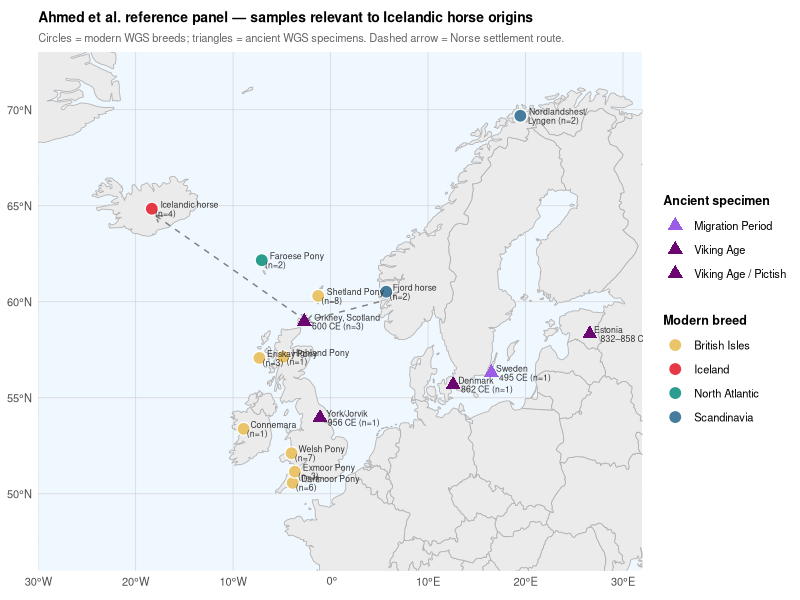
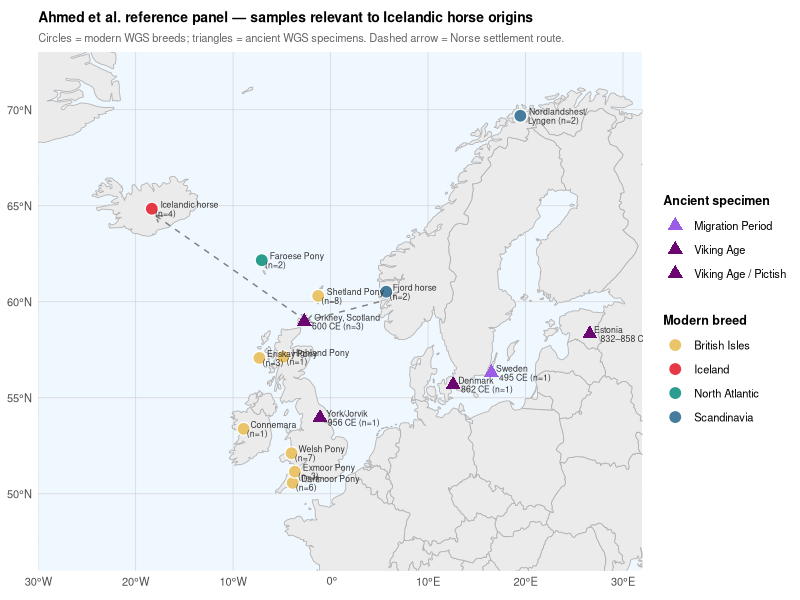
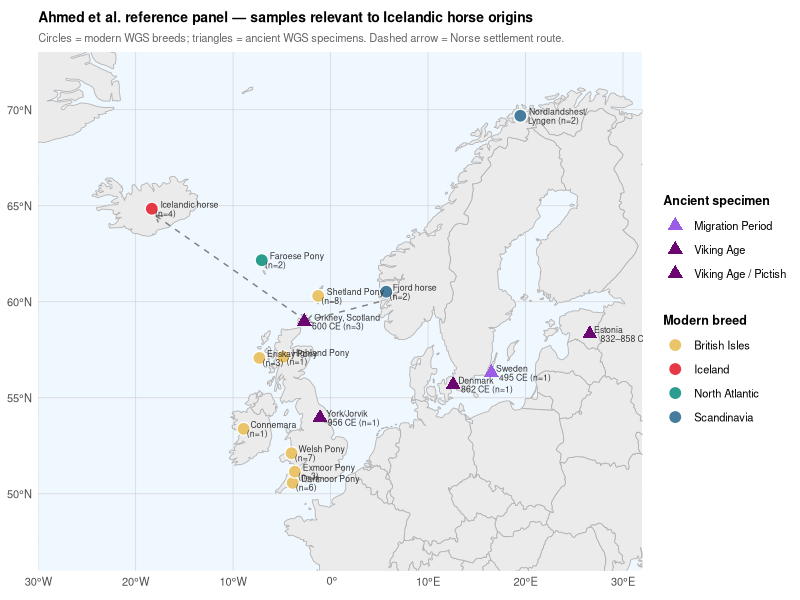

The R source for these figures, in order:
# Map of Ahmed et al. reference panel — samples relevant to Icelandic horse origins
# Modern breeds (circles) and ancient whole-genome specimens (triangles)
# Note: in horse_info_tbl_grp_colors.txt, column "long" = latitude, "lat" = longitude (swapped)

library(ggplot2)
library(rnaturalearth)
library(rnaturalearthdata)
library(sf)
library(dplyr)

# ── Modern breeds ────────────────────────────────────────────────────────────
modern <- data.frame(
  label     = c("Icelandic horse\n(n=4)", "Nordlandshest/\nLyngen (n=2)",
                "Fjord horse\n(n=2)", "Faroese Pony\n(n=2)",
                "Shetland Pony\n(n=8)", "Dartmoor Pony\n(n=6)",
                "Exmoor Pony\n(n=3)", "Eriskay Pony\n(n=3)",
                "Highland Pony\n(n=1)", "Connemara\n(n=1)",
                "Welsh Pony\n(n=7)"),
  lat       = c(64.84,  69.68,  60.52,  62.16,
                60.30,  50.57,  51.15,  57.07,
                57.13,  53.38,  52.11),
  lon       = c(-18.34,  19.47,   5.71,  -7.06,
                 -1.27,  -3.89,  -3.66,  -7.30,
                 -4.84,  -8.92,  -4.00),
  group     = c("Iceland",
                "Scandinavia", "Scandinavia", "North Atlantic",
                "British Isles", "British Isles", "British Isles",
                "British Isles", "British Isles", "British Isles",
                "British Isles")
)

# ── Ancient specimens ─────────────────────────────────────────────────────────
ancient <- data.frame(
  label   = c("Orkney, Scotland\n600 CE (n=3)",
              "York/Jorvik\n956 CE (n=1)",
              "Denmark\n862 CE (n=1)",
              "Sweden\n495 CE (n=1)",
              "Estonia\n832–858 CE (n=2)"),
  lat     = c(58.96,  53.96,  55.68,  56.30,  58.32),
  lon     = c(-2.70,  -1.08,  12.57,  16.49,  26.59),
  period  = c("Viking Age / Pictish",
              "Viking Age",
              "Viking Age",
              "Migration Period",
              "Viking Age")
)

# ── Base map ──────────────────────────────────────────────────────────────────
world <- ne_countries(scale = "medium", returnclass = "sf")

# Colour palettes
breed_colours <- c(
  "Iceland"       = "#E63946",   # red — the target population
  "Scandinavia"   = "#457B9D",   # blue
  "North Atlantic"= "#2A9D8F",   # teal
  "British Isles" = "#E9C46A"    # amber
)

period_colours <- c(
  "Viking Age / Pictish" = "#6A0572",
  "Viking Age"           = "#6A0572",
  "Migration Period"     = "#9B5DE5"
)

# ── Plot ──────────────────────────────────────────────────────────────────────
p <- ggplot() +
  # Base map
  geom_sf(data = world, fill = "grey92", colour = "grey70", linewidth = 0.3) +

  # Settlement route arrow: Norway → Orkney → Iceland (approximate)
  annotate("segment",
           x = 5.0, y = 60.0, xend = -2.5, yend = 59.0,
           arrow = arrow(length = unit(0.2, "cm"), type = "open"),
           colour = "grey50", linewidth = 0.5, linetype = "dashed") +
  annotate("segment",
           x = -2.5, y = 59.0, xend = -18.0, yend = 64.5,
           arrow = arrow(length = unit(0.2, "cm"), type = "open"),
           colour = "grey50", linewidth = 0.5, linetype = "dashed") +

  # Ancient specimens — triangles
  geom_point(data = ancient,
             aes(x = lon, y = lat, colour = period),
             shape = 17, size = 3.5) +

  # Modern breeds — circles
  geom_point(data = modern,
             aes(x = lon, y = lat, fill = group),
             shape = 21, size = 4, colour = "white", stroke = 0.6) +

  # Labels for modern breeds (nudge to avoid overlap)
  geom_text(data = modern,
            aes(x = lon, y = lat, label = label),
            size = 2.2, hjust = -0.15, vjust = 0.5,
            lineheight = 0.85, colour = "grey20") +

  # Labels for ancient specimens
  geom_text(data = ancient,
            aes(x = lon, y = lat, label = label),
            size = 2.2, hjust = -0.15, vjust = 0.5,
            lineheight = 0.85, colour = "grey20") +

  # Map extent: North Atlantic + NW Europe
  coord_sf(xlim = c(-30, 32), ylim = c(46, 73), expand = FALSE) +

  # Scales
  scale_fill_manual(name = "Modern breed", values = breed_colours) +
  scale_colour_manual(name = "Ancient specimen", values = period_colours) +

  # Theme
  theme_minimal(base_size = 10) +
  theme(
    legend.position    = "right",
    legend.text        = element_text(size = 8),
    legend.title       = element_text(size = 9, face = "bold"),
    panel.grid.major   = element_line(colour = "grey85", linewidth = 0.3),
    panel.background   = element_rect(fill = "aliceblue", colour = NA),
    plot.title         = element_text(size = 10, face = "bold"),
    plot.subtitle      = element_text(size = 8, colour = "grey40")
  ) +

  labs(
    title    = "Ahmed et al. reference panel — samples relevant to Icelandic horse origins",
    subtitle = "Circles = modern WGS breeds; triangles = ancient WGS specimens. Dashed arrow = Norse settlement route.",
    x = NULL, y = NULL
  )

# ── Save ───────────────────────────────────────────────────────────────────────
ggsave("ahmed_panel_map.pdf", plot = p, width = 18, height = 12, units = "cm")
ggsave("ahmed_panel_map.png", plot = p, width = 18, height = 12, units = "cm", dpi = 300)

print(p)
